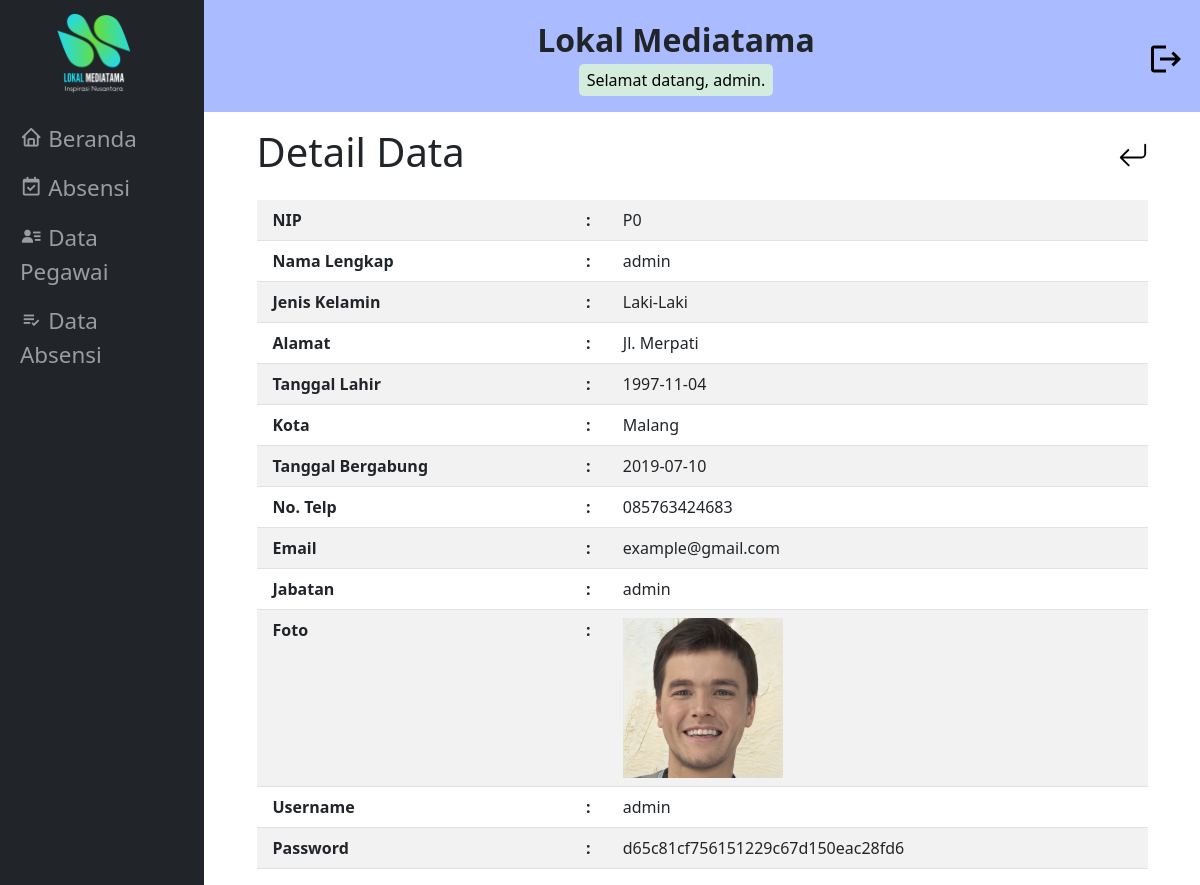
The page /absensi_pegawai/detail.php?nip=P0 (signed in) on the database its author committed.
### tables this page shows
CREATE TABLE `tabel_info` (
  `nm_perusahaan` varchar(50) NOT NULL,
  `logo1` varchar(50) NOT NULL,
  `logo2` varchar(50) NOT NULL,
  `gbr_gedung` varchar(50) NOT NULL,
  `visi` text NOT NULL,
  `misi` text NOT NULL
);

CREATE TABLE `pegawai` (
  `nip` varchar(12) NOT NULL,
  `nama_lengkap` varchar(30) DEFAULT NULL,
  `jK` enum('L','P') DEFAULT NULL,
  `alamat` varchar(40) DEFAULT NULL,
  `tgl_lahir` date DEFAULT NULL,
  `kota` varchar(15) DEFAULT NULL,
  `tgl_gabung` date DEFAULT NULL,
  `no_telp` varchar(15) DEFAULT NULL,
  `email` varchar(50) DEFAULT NULL,
  `jabatan` varchar(20) DEFAULT NULL,
  `foto` varchar(100) DEFAULT NULL,
  `username` varchar(50) DEFAULT NULL,
  `password` varchar(32) DEFAULT NULL,
  `level` varchar(10) NOT NULL
);

### absensi_pegawai/detail.php (the view, shortened to what this page needs)
<?php
$title = "Detail Pegawai";
include "includes/header.php";
?>
<div class="container-fluid align-items-center">
   <div class="col-11 mx-auto d-md-flex align-items-baseline justify-content-between mt-3">
      <div class="d-flex col-12 align-items-center justify-content-around">
         <h1 class="me-auto">Detail Data</h1>
         <a class="" href="data_pegawai.php">
            <img class="" src="css_js_gambar/bootstrap/arrow-return-left.svg" alt="kembali" width="30" height="30">
         </a>
      </div>
   </div>
   <div class="table-responsive col-11 mx-auto my-3">
      <table class="table table-striped">
         <?php
         include "proses/koneksi.php";
         $nip = $_GET['nip'];
         $query = "SELECT * FROM pegawai WHERE nip='$nip';";
         $hasil = mysqli_query($koneksi, $query);
         $data = mysqli_fetch_array($hasil);
         ?>
         <tr>
            <th class="ps-3" scope="col">NIP</th>
            <th>:</th>
            <td> <?php echo $data['nip']; ?> </td>
         </tr>
         <tr>
            <th class="ps-3" scope="col">Nama Lengkap</th>
            <th>:</th>
            <td> <?php echo $data['nama_lengkap']; ?> </td>
         </tr>
         <tr>
            <th class="ps-3" scope="col">Jenis Kelamin</th>
            <th>:</th>
            <td>
               <?php if($data['jK'] == "L"){ echo "Laki-Laki"; } else if($data['jK'] == "P"){ echo "Perempuan"; }?>
            </td>
         </tr>
         <tr>
            <th class="ps-3" scope="col">Alamat</th>
            <th>:</th>
            <td> <?php echo $data['alamat']; ?> </td>
         </tr>
         <tr>
            <th class="ps-3" scope="col">Tanggal Lahir</th>
            <th>:</th>
            <td> <?php echo $data['tgl_lahir']; ?> </td>
         </tr>
         <tr>
            <th class="ps-3" scope="col">Kota</th>
            <th>:</th>
            <td> <?php echo $data['kota']; ?> </td>
         </tr>
         <tr>
            <th class="ps-3" scope="col">Tanggal Bergabung</th>
            <th>:</th>
            <td> <?php echo $data['tgl_gabung']; ?> </td>
         </tr>
         <tr>
            <th class="ps-3" scope="col">No. Telp</th>
            <th>:</th>
            <td> <?php echo $data['no_telp']; ?> </td>
         </tr>
         <tr>
            <th class="ps-3" scope="col">Email</th>
            <th>:</th>
            <td> <?php echo $data['email']; ?> </td>
         </tr>
         <tr>
            <th class="ps-3" scope="col">Jabatan</th>
            <th>:</th>
            <td> <?php echo $data['jabatan']; ?> </td>
         </tr>
         <tr>
            <th class="ps-3" scope="col">Foto</th>
            <th>:</th>
            <td> <img class="img_detail" src="css_js_gambar/gambar/<?php echo $data['foto'] ?>" alt="Foto profil pegawai"> </td>
         </tr>
         <tr>
            <th class="ps-3" scope="col">Username</th>
            <th>:</th>
            <td> <?php echo $data['username']; ?> </td>
         </tr>
         <tr>
            <th class="ps-3" scope="col">Password</th>
            <th>:</th>
            <td> <?php echo $data['password']; ?> </td>
         </tr>
      </table>
   </div>
</div>
</main>
</body>
</html>

### absensi_pegawai/includes/header.php (shortened to what this page needs)
<?php
include "proses/koneksi.php";
$query = "SELECT nm_perusahaan, logo2 FROM tabel_info;";
$hasil = mysqli_query($koneksi, $query);
$data = mysqli_fetch_array($hasil);
?>
<!doctype html>
<html lang="en">
<head>
   <link rel="stylesheet" href="css_js_gambar/bootstrap/css/bootstrap.min.css">
   <link rel="stylesheet" href="css_js_gambar/style.css">
   <link href='https://unpkg.com/boxicons@2.0.9/css/boxicons.min.css' rel='stylesheet'>
</head>
<body>
<header class="navbar-header">
   <nav class="navbar navbar-expand-lg navbar-dark nav-container bg-dark">
      <div class="container align-items-start nav-container">
      <div class="collapse navbar-collapse flex-column flex-grow-0" id="navbarSupportedContent">
         <a class="navbar-brand nav-logo d-flex mb-3" href="beranda.php">
            <img class="logo mx-auto" src="css_js_gambar/gambar/<?= $data['logo2'] ?>" alt="LOGO">
         </a>
         <ul class="navbar-nav me-auto mb-2 mb-lg-0 flex-column  nav-ul">
            <li class="nav-item">
               <a class="nav-link <?php  if($title == "Beranda"){ echo "active\" aria-current=\"page"; }?>"  href="beranda.php"><i class='bx bx-home' ></i>  Beranda</a>
            </li>
            <li class="nav-item">
               <a class="nav-link <?php  if($title == "Formulir Absensi Pegawai"){ echo "active\" aria-current=\"page"; }?>" href="form_absen.php"><i class='bx bx-calendar-check'></i>  Absensi</a>
            </li>
            <?php
            if($_SESSION['level']=="admin"){
               echo "<li class=\"nav-item\">";
               echo "<a class=\"nav-link";
                  if($title == "Data Pegawai"){
                     echo " active\" aria-current=\"page";
                  }
               echo "\" href=\"data_pegawai.php\"><i class='bx bxs-user-detail'></i>  Data Pegawai</a>";
               echo "</li>";
            }
            ?>
            <li class="nav-item">
               <a class="nav-link <?php  if($title == "Data Absensi"){ echo "active\" aria-current=\"page"; }?>" href="data_absensi.php"><i class='bx bx-list-check' ></i>  Data Absensi</a>
            </li>
         </ul>
      </div>
      </div>
   </nav>
</header>
<main class="main-header">
   <div class="main-content container-main p-0 container-fluid ">
      <div class="d-flex flex-column flex-lg-row justify-content-center align-items-center fs-3 py-3 text-center text-dark bg-header">
         <div class="order-2 order-lg-1 ms-lg-auto">
            <div class="fw-bold fs-2"><?= $data['nm_perusahaan'] ?></div>
            <div class="fs-6 text-black text-center py-1 px-2 mx-auto rounded-3 bg-custom width-custom">Selamat datang, <?php echo $_SESSION['username']; ?>.</div>
         </div>
         <div class="pe-3 order-1 order-lg-2 align-self-end align-self-lg-center ms-lg-auto">
            <a class="logout-icon" href="proses/logout.php" title="logout">
               <svg height="36px" viewBox="0 0 24 24" width="36px">
                     <path d="M0 0h24v24H0z" fill="none"/><path d="M17 7l-1.41 1.41L18.17 11H8v2h10.17l-2.58 2.58L17 17l5-5zM4 5h8V3H4c-1.1 0-2 .9-2 2v14c0 1.1.9 2 2 2h8v-2H4V5z"/>
               </svg>
            </a>
         </div>
      </div>

### absensi_pegawai/css_js_gambar/style.css (style rules this page uses)
html, body { height: 100%; margin: 0; }
.bg-header { background: #aabbff; }
.bg-custom { background: #d4ecdd; }
.nav-logo { font-size: 1.4rem; }
.nav-ul { font-size: 1.2rem; }
.logo { display: none; width: 45%; }
.logout-icon svg { fill: #000000; }
.nav-logo, .width-custom { width: fit-content; }
.img_detail { max-width: 10rem; }
@media (min-width: 992px) { .logo { display: block; } }
@media (min-width: 992px) { .nav-logo { font-size: 1.8rem; } }
@media (min-width: 992px) { .nav-ul { font-size: 1.4rem; } }
@media (min-width: 992px) { .navbar-header { width: 17%; position: fixed; } }
@media (min-width: 992px) { .navbar-header, .nav-container { height: 100%; } }
@media (min-width: 992px) { .main-header { margin-left: 17%; } }

### rows shown on the page
tabel_info: logo2 (picture), nm_perusahaan "Lokal Mediatama"
pegawai: nip "P0", nama_lengkap "admin", alamat "Jl. Merpati", tgl_lahir "1997-11-04", kota "Malang", tgl_gabung "2019-07-10", no_telp "085763424683", email "example@gmail.com", jabatan "admin", foto (picture), username "admin", password "d65c81cf756151229c67d150eac28fd6"

### other values the page prints
$_SESSION['username'] "admin"
